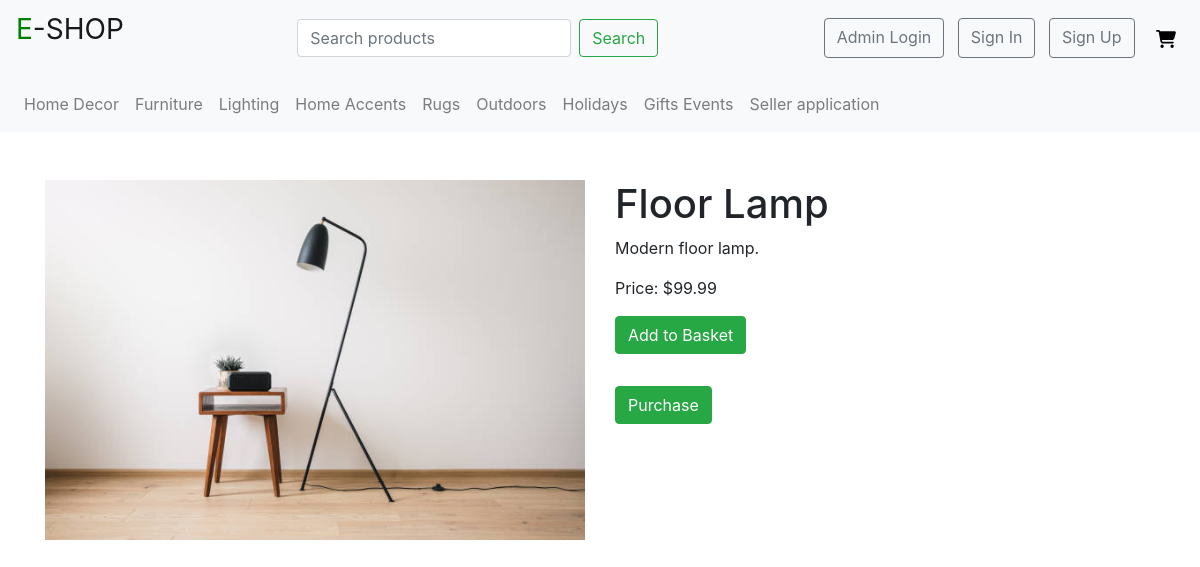
The app's page /shopcard.php?id=3 with its own data.
### tables this page shows
CREATE TABLE `products` (
  `product_id` int(11) NOT NULL,
  `product_images` text DEFAULT NULL,
  `number_of_item_remaining` int(11) DEFAULT NULL,
  `total_number_of_products` int(11) DEFAULT NULL,
  `product_prices` decimal(10,2) DEFAULT NULL,
  `product_description` text DEFAULT NULL,
  `product_name` varchar(255) DEFAULT NULL,
  `product_range` enum('home_decor','furniture','lighting','home_accents','rugs','outdoors','holidays','gifts_events') DEFAULT NULL
);

### shopcard.php (the view, shortened to what this page needs)
<?php
$servername = "localhost";
$username = "root";
$password = "12345678";
$dbname = "world";
$conn = new mysqli($servername, $username, $password, $dbname);
$product_id = $_GET['id'];
$sql = "SELECT * FROM products WHERE product_id = ?";
$stmt = $conn->prepare($sql);
$stmt->bind_param("i", $product_id);
$stmt->execute();
$result = $stmt->get_result();
$product = $result->fetch_assoc();
?>
<!DOCTYPE html>
<html lang="en">
<head>
    <link rel="stylesheet" href="https://maxcdn.bootstrapcdn.com/bootstrap/4.5.2/css/bootstrap.min.css">
</head>
<body>
    <?php
    require_once('include/header.php')
    ?>
    <div class="container mt-5">
        <div class="row">
            <div class="col-md-6">
                <img src="<?= $product['product_images'] ?>" class="img-fluid" alt="<?= $product['product_name'] ?>">
            </div>
            <div class="col-md-6">
                <h1><?= $product['product_name'] ?></h1>
                <p><?= $product['product_description'] ?></p>
                <p>Price: $<?= $product['product_prices'] ?></p>
                <form action="add_to_basket.php" method="post">
                    <button type="submit" class="btn btn-success mb-2">Add to Basket</button>
                </form>
                <span>&nbsp;</span>
                <form action="add_to_basket.php" method="post">
                    <button type="submit" class="btn btn-success mb-2">Purchase</button>
                </form>
            </div>
        </div>
    </div>
</body>
</html>

### records on screen
products: product_images (picture), product_name "Floor Lamp", product_description "Modern floor lamp.", product_prices "99.99"
